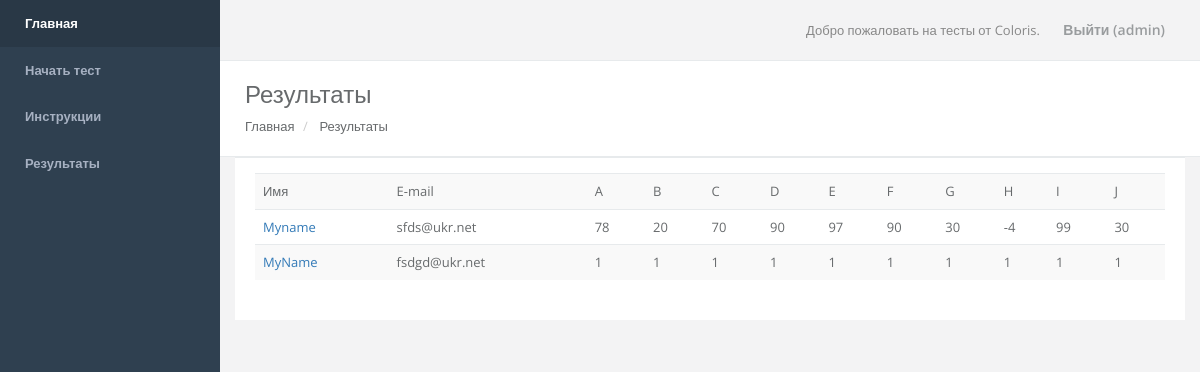
/results/ (signed in), run on an earlier commit of the app's database.
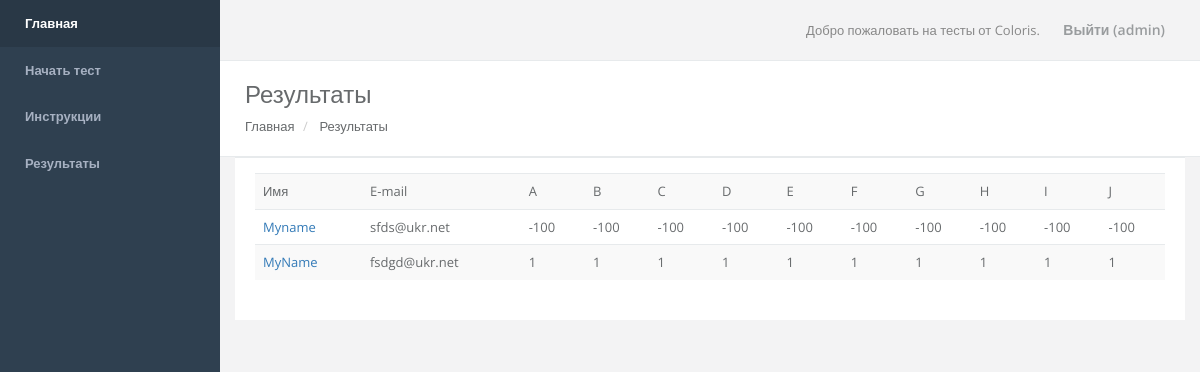
And on a later commit of the database.
### oca_test/models.py (models this page shows, shortened)
class Results(models.Model):
    user = models.OneToOneField(User, primary_key=True)
    A = models.IntegerField()
    B = models.IntegerField()
    C = models.IntegerField()
    D = models.IntegerField()
    E = models.IntegerField()
    F = models.IntegerField()
    G = models.IntegerField()
    H = models.IntegerField()
    I = models.IntegerField()
    J = models.IntegerField()
    B_circle = models.BooleanField(default=False)
    E_circle = models.BooleanField(default=False)
    not_confident = models.BooleanField(default=False)

class User(models.Model):
    name = models.CharField('Имя', max_length=100)
    email = models.EmailField('Адрес электронной почты', unique=True)
    age = models.CharField('Возраст', max_length=1, choices=USER_AGE_CHOICES)
    sex = models.CharField('Пол', max_length=1, choices=USER_SEX_CHOICES)

### oca_test/views.py (the view)
# urls.py: url(r'^results/$', 'oca_test.views.results', name='results'),
@login_required(login_url='/login/')
def results(request):
    r = Results.objects.all()
    context = {
        "title": "Результаты",
        "r": r,
    }
    return render(request, "results.html", context)

### oca_test/templates/results.html
{% extends "base.html" %}
{% block content %}
    <div class="row wrapper border-bottom white-bg page-heading">
        <div class="col-lg-12">
            <h2>Результаты</h2>
            <ol class="breadcrumb">
                <li>
                    <a href="/">Главная</a>
                </li>
                <li>
                    <a href="/results/">Результаты</a>
                </li>
            </ol>
        </div>
    </div>
    <div class="row">
        <div class="col-lg-12">
            <div class="ibox">
                <div class="ibox-content">
                    <div class="table-responsive">
                        <table class="table table-striped">
                            <tbody>
                            <tr>
                                <td>Имя</td>
                                <td>E-mail</td>
                                <td>A</td>
                                <td>B</td>
                                <td>C</td>
                                <td>D</td>
                                <td>E</td>
                                <td>F</td>
                                <td>G</td>
                                <td>H</td>
                                <td>I</td>
                                <td>J</td>
                            </tr>
                            {% for result in r %}
                                <tr>
                                    <td><a href="/results/{{ result.user.id }}" >{{ result.user.name }}</a></td>
                                    <td>{{ result.user.email }}</td>
                                    <td>{{ result.A }}</td>
                                    <td>{{ result.B }}</td>
                                    <td>{{ result.C }}</td>
                                    <td>{{ result.D }}</td>
                                    <td>{{ result.E }}</td>
                                    <td>{{ result.F }}</td>
                                    <td>{{ result.G }}</td>
                                    <td>{{ result.H }}</td>
                                    <td>{{ result.I }}</td>
                                    <td>{{ result.J }}</td>
                                </tr>
                            {% endfor %}
                            </tbody>
                        </table>
                    </div>
                </div>
            </div>
        </div>
    </div>
{% endblock %}

What changed in the data, as far as the page shows it:
changed Results "Myname": A "78" → "-100"; B "20" → "-100"; C "70" → "-100"; D "90" → "-100"; E "97" → "-100"; F "90" → "-100"; G "30" → "-100"; H "-4" → "-100"; I "99" → "-100"; J "30" → "-100"
